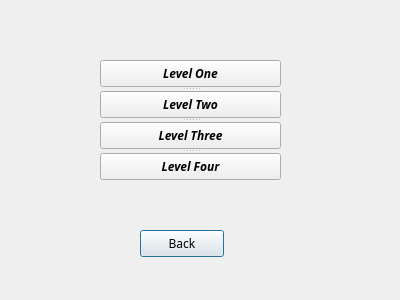
<?xml version="1.0" encoding="UTF-8"?>
<ui version="4.0">
 <class>LevelSelect</class>
 <widget class="QDialog" name="LevelSelect">
  <property name="geometry">
   <rect>
    <x>0</x>
    <y>0</y>
    <width>400</width>
    <height>300</height>
   </rect>
  </property>
  <property name="windowTitle">
   <string>Revolutionary</string>
  </property>
  <widget class="QPushButton" name="backButton">
   <property name="geometry">
    <rect>
     <x>140</x>
     <y>230</y>
     <width>84</width>
     <height>27</height>
    </rect>
   </property>
   <property name="font">
    <font>
     <family>Abyssinica SIL</family>
    </font>
   </property>
   <property name="text">
    <string>Back</string>
   </property>
  </widget>
  <widget class="QSplitter" name="splitter">
   <property name="geometry">
    <rect>
     <x>100</x>
     <y>60</y>
     <width>181</width>
     <height>120</height>
    </rect>
   </property>
   <property name="orientation">
    <enum>Qt::Vertical</enum>
   </property>
   <widget class="QPushButton" name="level1Button">
    <property name="font">
     <font>
      <family>Abyssinica SIL</family>
      <italic>true</italic>
      <bold>true</bold>
     </font>
    </property>
    <property name="text">
     <string>Level One</string>
    </property>
   </widget>
   <widget class="QPushButton" name="level2Button">
    <property name="font">
     <font>
      <family>Abyssinica SIL</family>
      <italic>true</italic>
      <bold>true</bold>
     </font>
    </property>
    <property name="text">
     <string>Level Two</string>
    </property>
   </widget>
   <widget class="QPushButton" name="level3Button">
    <property name="font">
     <font>
      <family>Abyssinica SIL</family>
      <italic>true</italic>
      <bold>true</bold>
     </font>
    </property>
    <property name="text">
     <string>Level Three</string>
    </property>
   </widget>
   <widget class="QPushButton" name="level4Button">
    <property name="font">
     <font>
      <family>Abyssinica SIL</family>
      <italic>true</italic>
      <bold>true</bold>
     </font>
    </property>
    <property name="text">
     <string>Level Four</string>
    </property>
   </widget>
  </widget>
 </widget>
 <resources/>
 <connections/>
</ui>
